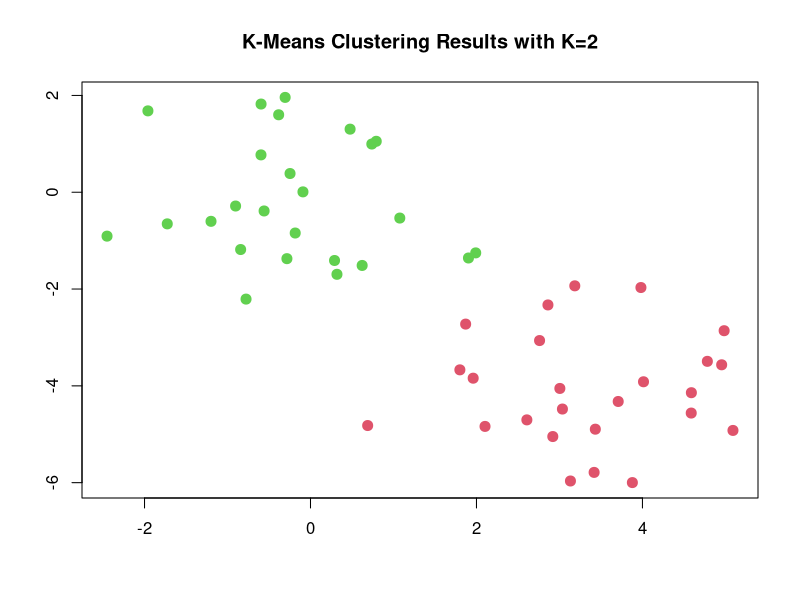
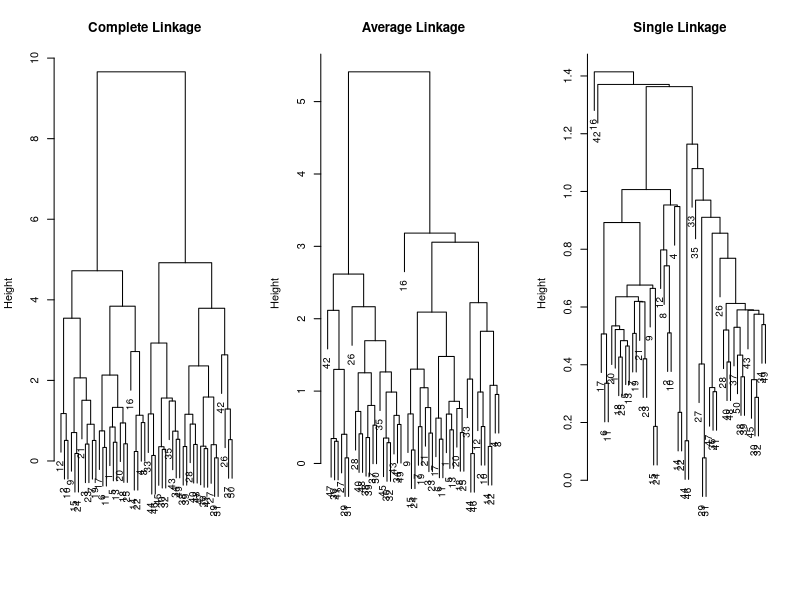
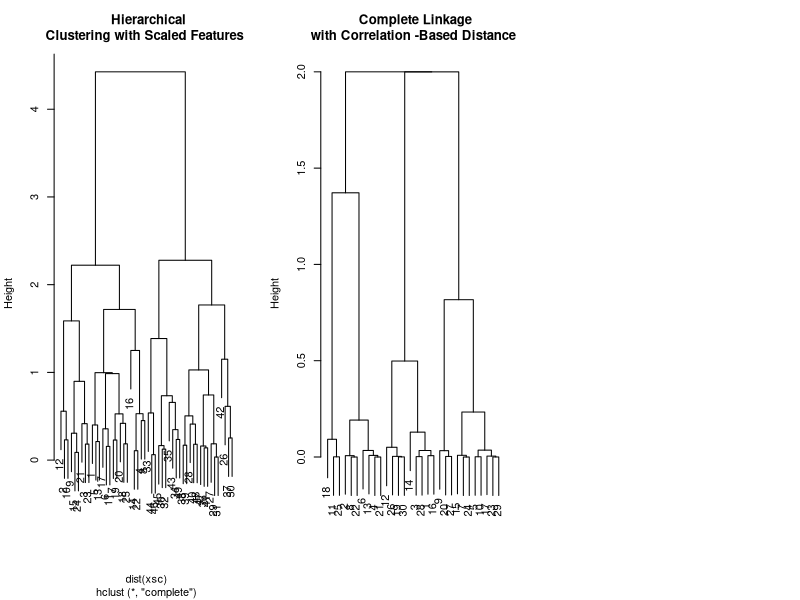

Write the R code that produced these figures, in order.
## ---- chunk 1
knitr::opts_chunk$set(echo = TRUE)
## ---- chunk 2
set.seed(2)
x <- matrix(rnorm (50*2), ncol=2) # Create a 50 X 2 matrix with samples from a 
                               # normal distribution

x[1:25,1] <- x[1:25,1]+3   # ask?>???
x[1:25,2] <- x[1:25,2]-4
## ---- chunk 3
xmean <- matrix(rnorm(4, sd = 4),4,2)
whichOnes <- sample(1:2,50, replace = T)
x + xmean[whichOnes]
## ---- chunk 4
km.out <- kmeans (x,2, nstart =20) # kmeans(x, centers, iter.max = 10, nstart = 1,
                                   # algorithm = c("Hartigan-Wong", "Lloyd", "Forgy",
km.out$cluster                     # "MacQueen"), trace=FALSE)

## ---- chunk 5
plot(x, col=(km.out$cluster +1), 
  main="K-Means Clustering Results with K=2", 
  xlab="", ylab="", pch=20, cex=2)
## ---- chunk 6
set.seed(4)
km.out <- kmeans (x,3, nstart = 20)
km.out
## ---- chunk 7
set.seed(3)
km.out <- kmeans (x,3, nstart =1) # nstart: if centers is a number how 
                                  #         many random sets should be chosen?
km.out$tot.withinss
## ---- chunk 8
km.out <- kmeans (x,3, nstart =20)
km.out$tot.withinss
## ---- chunk 9
hc.complete <- hclust(dist(x), method="complete") # tells type of cluster method, type of distance used, and total data points
## ---- chunk 10
hc.average <- hclust(dist(x), method ="average")
hc.single <- hclust(dist(x), method ="single")
## ---- chunk 11
par(mfrow=c(1,3))
plot(hc.complete ,main="Complete Linkage ", xlab="", sub="",
cex=.9) # produces a cleaner plot that is easy to follow

plot(hc.average , main="Average Linkage", xlab="", sub="",
cex=.9)

plot(hc.single , main="Single Linkage", xlab="", sub="",
cex=.9) # produces branches for every single observation. Not the most comprehensive heirachrical plotting method
## ---- chunk 12
cutree(hc.complete , 2) # Shows complete separation of clusters classes
## ---- chunk 13
cutree(hc.average , 2)
## ---- chunk 14
cutree(hc.single , 2)
## ---- chunk 15
cutree(hc.single , 4)
## ---- chunk 16
xsc=scale(x)
plot(hclust(dist(xsc), method ="complete"), main=" Hierarchical
Clustering with Scaled Features ")
## ---- chunk 17
x=matrix(rnorm (30*3), ncol=3)
dd=as.dist(1-cor(t(x)))
plot(hclust(dd, method ="complete"), main=" Complete Linkage
with Correlation -Based Distance", xlab="", sub ="")
